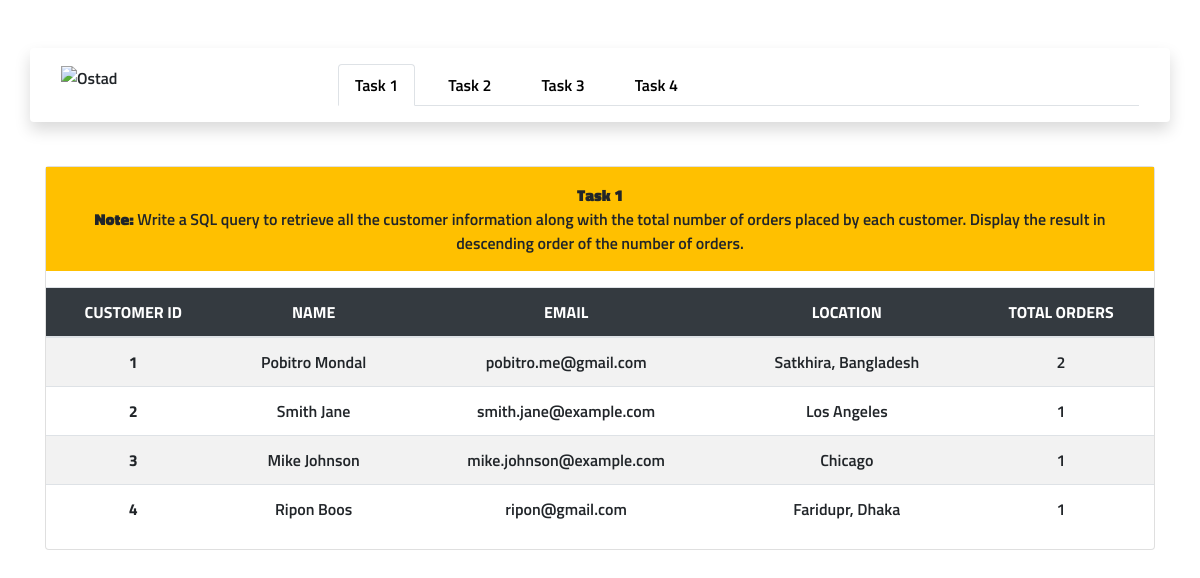
The app's page /Module-06/index.php with its own data.
### tables this page shows
CREATE TABLE
    `Customers` (
        `customer_id` int(11) NOT NULL,
        `name` varchar(50) DEFAULT NULL,
        `email` varchar(100) DEFAULT NULL,
        `location` varchar(50) DEFAULT NULL
    );

### Module-06/index.php (the view, shortened to what this page needs)
<?php
include("connection.php");
$sqlTask1 = "SELECT Customers.*, COUNT(Orders.order_id) AS total_orders
FROM Customers
LEFT JOIN Orders ON Customers.customer_id = Orders.customer_id
GROUP BY Customers.customer_id
ORDER BY total_orders DESC;";
$taskResult1 = $mysqli->query($sqlTask1);
?>
<!DOCTYPE html>
<html lang="en">
<head>
    <link rel="stylesheet" href="https://stackpath.bootstrapcdn.com/bootstrap/4.5.2/css/bootstrap.min.css">
    <link rel="stylesheet" href="./css/style.css">
</head>
<body>
    <div class="container header">
        <div class="row mt-5 shadow p-3 mb-1 bg-white rounded">
            <div class="col-md-3   ">
                <img src="https://cdn.ostad.app/public/upload/2023-10-17T07-14-50.690Z-Logo-new.png" alt="Ostad">
            </div>
            <div class="col-md-9">
                <ul class="nav nav-tabs">
                    <li class="nav-item ">
                        <a class="nav-link active mr-3" aria-current="page" href="#task1" data-toggle="tab">Task
                            1</a>
                    </li>
                    <li class="nav-item">
                        <a class="nav-link mr-3" href="#task2" data-toggle="tab">Task 2</a>
                    </li>
                    <li class="nav-item">
                        <a class="nav-link mr-3" href="#task3" data-toggle="tab">Task 3</a>
                    </li>
                    <li class="nav-item">
                        <a class="nav-link" href="#task4" data-toggle="tab">Task 4</a>
                    </li>
                </ul>
            </div>
        </div>
    </div>
    <div class="container pt-4">
        <div class="card mt-3">
            <div class="tab-content">
                <div class="tab-pane fade show active" id="task1">
                    <p class="text-center p-3 bg-primary "> <b>Task 1</b> <br> <b>Note: </b>Write a SQL query
                        to retrieve
                        all the
                        customer information along with the total number of orders placed by each customer. Display the
                        result in descending order of the number of orders.</p>
                    <table class="table table-striped">
                        <thead>
                            <tr class='bg-dark text-white'>
                                <th scope="col" class='text-center'>CUSTOMER ID</th>
                                <th scope="col" class='text-center'>NAME</th>
                                <th scope="col" class='text-center'>EMAIL</th>
                                <th scope="col" class='text-center'>LOCATION</th>
                                <th scope="col" class='text-center'>TOTAL ORDERS</th>
                            </tr>
                        </thead>
                        <tbody>
                            <?php
                            foreach ($taskResult1 as $item) {
                                $id = $item['customer_id'];
                                $name = $item['name'];
                                $email = $item['email'];
                                $location = $item['location'];
                                $total_orders = $item['total_orders'];
                                echo "<tr>
                            <th scope='row' class='text-center'>{$id}</th>
                            <td class='text-center'>{$name}</td>
                            <td class='text-center'>{$email}</td>
                            <td class='text-center'>{$location}</td>
                            <td class='text-center'>{$total_orders}</td>
                            </tr>";
                            }
                            ?>
                        </tbody>
                    </table>
                </div>
            </div>
        </div>
    </div>
</body>
</html>

### Module-06/css/style.css (style rules this page uses)
body { font-family: 'Titillium Web', sans-serif; font-weight: 600; }
.bg-primary { background-color: #FFC000 !important; }
.nav-link { color: #000000 !important; }

### records on screen
customers: customer_id "1", name "Pobitro Mondal", email "pobitro.me@gmail.com", location "Satkhira, Bangladesh", total_orders "2"
customers: customer_id "2", name "Smith Jane", email "smith.jane@example.com", location "Los Angeles", total_orders "1"
customers: customer_id "3", name "Mike Johnson", email "mike.johnson@example.com", location "Chicago", total_orders "1"
customers: customer_id "4", name "Ripon Boos", email "ripon@gmail.com", location "Faridupr, Dhaka", total_orders "1"
